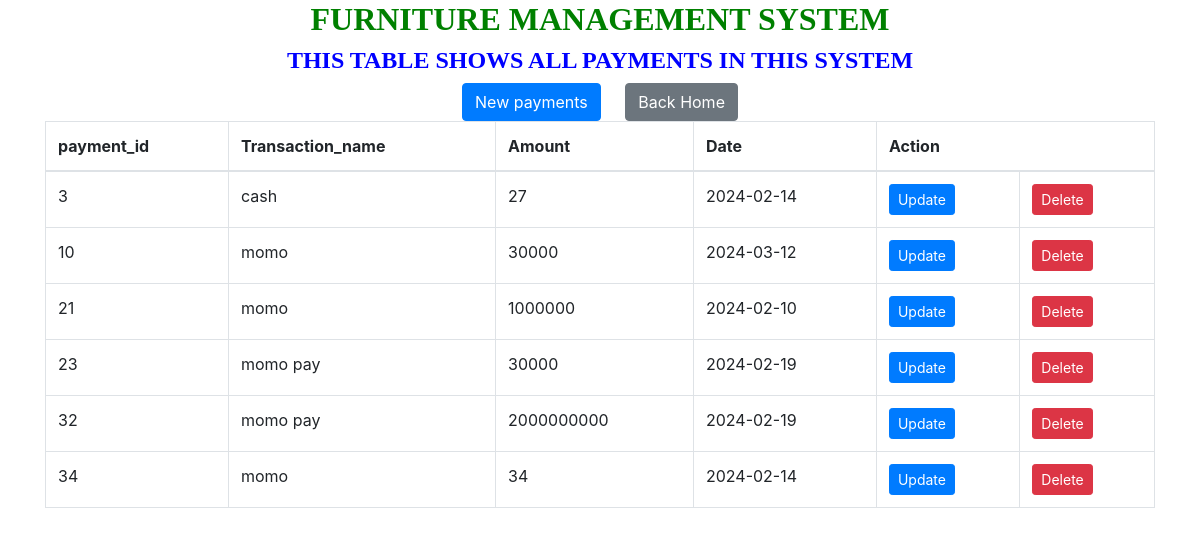
Page /viewpayments.php on the committed database.
### tables this page shows
CREATE TABLE IF NOT EXISTS `payments` (
  `payment_id` int(10) NOT NULL AUTO_INCREMENT,
  `Transaction_name` varchar(100) NOT NULL,
  `Amount` int(12) NOT NULL,
  `Date` date NOT NULL,
  PRIMARY KEY (`payment_id`)
);

### viewpayments.php (the view, shortened to what this page needs)
<!DOCTYPE html>
<html>
<head>
    <link href="https://stackpath.bootstrapcdn.com/bootstrap/4.5.2/css/bootstrap.min.css" rel="stylesheet">
</head>
<body>
<center>
    <div class="container">
        <h2 style="text-align: center; font-family: century; font-weight: bold; color: green;">FURNITURE MANAGEMENT SYSTEM</h2>
        <h4 style="text-align: center; font-family: century; font-weight: bold; color:blue;">THIS TABLE SHOWS ALL PAYMENTS IN THIS SYSTEM </h4>
        <a href="payments.html" class="btn btn-primary" style="margin-top: 0px;">New payments</a>
        <a href="home.html" class="btn btn-secondary" style="margin-left: 20px;">Back Home</a>
        <table class="table table-bordered">
            <thead>
                <tr>
                    <th>payment_id</th>
                    <th>Transaction_name</th>
                    <th>Amount</th>
                    <th>Date</th>
                    <th colspan="2">Action</th>
                </tr>
            </thead>
            <tbody>
                <?php
                include "databaseconnection.php";
                $sql = "SELECT * FROM payments";
                $result = $connection->query($sql);
                while ($row = $result->fetch_assoc()) {
                    echo "
                    <tr>
                        <td>{$row['payment_id']}</td>
                        <td>{$row['Transaction_name']}</td>
                        <td>{$row['Amount']}</td>
                        <td>{$row['Date']}</td>
                        <td>
                            <a href='updatepayments.php?payment_id={$row['payment_id']}' class='btn btn-primary btn-sm'>Update</a></td>
                            <td>
                            <a href='deletepayments.php?payment_id={$row['payment_id']}' class='btn btn-danger btn-sm'>Delete</a>
                        </td>
                    </tr>
                    ";
                }
                ?>
            </tbody>
        </table>
    </div>
    </center>
</body>
</html>

### rows in the picture
payments: payment_id "3", Transaction_name "cash", Amount "27", Date "2024-02-14"
payments: payment_id "10", Transaction_name "momo", Amount "30000", Date "2024-03-12"
payments: payment_id "21", Transaction_name "momo", Amount "1000000", Date "2024-02-10"
payments: payment_id "23", Transaction_name "momo pay", Amount "30000", Date "2024-02-19"
payments: payment_id "32", Transaction_name "momo pay", Amount "2000000000", Date "2024-02-19"
payments: payment_id "34", Transaction_name "momo", Amount "34", Date "2024-02-14"
